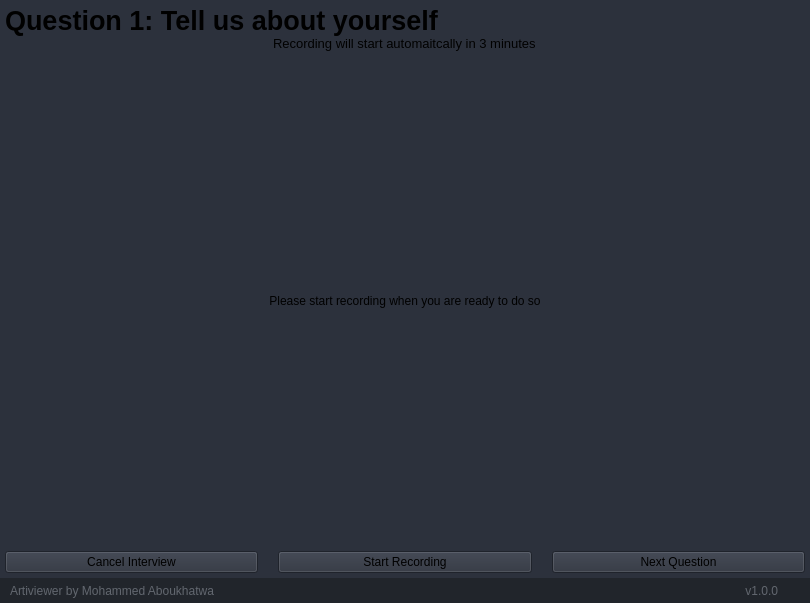
        <widget class="QFrame" name="frame_center">
         <property name="sizePolicy">
          <sizepolicy hsizetype="Expanding" vsizetype="Expanding">
           <horstretch>0</horstretch>
           <verstretch>0</verstretch>
          </sizepolicy>
         </property>
         <property name="styleSheet">
          <string notr="true">background-color: rgb(40, 44, 52);</string>
         </property>
         <property name="frameShape">
          <enum>QFrame::NoFrame</enum>
         </property>
         <property name="frameShadow">
          <enum>QFrame::Raised</enum>
         </property>
         <layout class="QHBoxLayout" name="horizontalLayout_2">
          <property name="spacing">
           <number>0</number>
          </property>
          <property name="leftMargin">
           <number>0</number>
          </property>
          <property name="topMargin">
           <number>0</number>
          </property>
          <property name="rightMargin">
           <number>0</number>
          </property>
          <property name="bottomMargin">
           <number>0</number>
          </property>
          <item>
           <widget class="QFrame" name="frame_content_right">
            <property name="styleSheet">
             <string notr="true">background-color: rgb(44, 49, 60);</string>
            </property>
            <property name="frameShape">
             <enum>QFrame::NoFrame</enum>
            </property>
            <property name="frameShadow">
             <enum>QFrame::Raised</enum>
            </property>
            <layout class="QVBoxLayout" name="verticalLayout_4">
             <property name="spacing">
              <number>0</number>
             </property>
             <property name="leftMargin">
              <number>0</number>
             </property>
             <property name="topMargin">
              <number>0</number>
             </property>
             <property name="rightMargin">
              <number>0</number>
             </property>
             <property name="bottomMargin">
              <number>0</number>
             </property>
             <item>
              <widget class="QFrame" name="frame_content">
               <property name="frameShape">
                <enum>QFrame::NoFrame</enum>
               </property>
               <property name="frameShadow">
                <enum>QFrame::Raised</enum>
               </property>
               <layout class="QVBoxLayout" name="verticalLayout_9">
                <property name="spacing">
                 <number>0</number>
                </property>
                <property name="leftMargin">
                 <number>5</number>
                </property>
                <property name="topMargin">
                 <number>5</number>
                </property>
                <property name="rightMargin">
                 <number>5</number>
                </property>
                <property name="bottomMargin">
                 <number>5</number>
                </property>
                <item>
                 <layout class="QVBoxLayout" name="verticalLayout_5">
                  <item alignment="Qt::AlignTop">
                   <widget class="QLabel" name="questionTitle">
                    <property name="font">
                     <font>
                      <pointsize>20</pointsize>
                      <weight>75</weight>
                      <italic>false</italic>
                      <bold>true</bold>
                     </font>
                    </property>
                    <property name="text">
                     <string>Question 1: Tell us about yourself</string>
                    </property>
                   </widget>
                  </item>
                  <item>
                   <layout class="QHBoxLayout" name="horizontalLayout_11">
                    <item alignment="Qt::AlignHCenter|Qt::AlignVCenter">
                     <widget class="QLabel" name="countdownLabel">
                      <property name="minimumSize">
                       <size>
                        <width>20</width>
                        <height>0</height>
                       </size>
                      </property>
                      <property name="maximumSize">
                       <size>
                        <width>400</width>
                        <height>30</height>
                       </size>
                      </property>
                      <property name="font">
                       <font>
                        <pointsize>10</pointsize>
                       </font>
                      </property>
                      <property name="text">
                       <string>Recording will start automaitcally in 3 minutes</string>
                      </property>
                     </widget>
                    </item>
                   </layout>
                  </item>
                  <item alignment="Qt::AlignHCenter|Qt::AlignVCenter">
                   <widget class="QLabel" name="videoFeed">
                    <property name="minimumSize">
                     <size>
                      <width>800</width>
                      <height>500</height>
                     </size>
                    </property>
                    <property name="layoutDirection">
                     <enum>Qt::LeftToRight</enum>
                    </property>
                    <property name="text">
                     <string>Please start recording when you are ready to do so</string>
                    </property>
                    <property name="alignment">
                     <set>Qt::AlignCenter</set>
                    </property>
                   </widget>
                  </item>
                  <item>
                   <layout class="QHBoxLayout" name="horizontalLayout_12">
                    <property name="spacing">
                     <number>20</number>
                    </property>
                    <item>
                     <widget class="QPushButton" name="cancelInterviewButton">
                      <property name="styleSheet">
                       <string notr="true">QPushButton{background-color:rgb(44,49,60);
                                                color:white;
                                                border-style:outset;
                                                border-width:2px;
                                                border-radius:10px;
                                                border-color:red;
                                                font:16px bold;}
QPushButton:Hover{background-color:rgb(64,71,88);
                                                border-style:outset;
                                                border-width:2px;
                                                border-radius:10px;
                                                border-color:red;
                                                font:16px bold;}
QPushButton:Pressed{background-color:red;\n
                                                border-style:outset;
                                                border-width:2px;
                                                border-radius:10px;
                                                border-color:white;
                                                font:16px bold;}</string>
                      </property>
                      <property name="text">
                       <string>Cancel Interview</string>
                      </property>
                     </widget>
                    </item>
                    <item>
                     <widget class="QPushButton" name="startRecordingButton">
                      <property name="styleSheet">
                       <string notr="true">QPushButton{background-color:rgb(44,49,60);
                                                color:white;
                                                border-style:outset;
                                                border-width:2px;
                                                border-radius:10px;
                                                border-color:rgb(233,151,0);
                                                font:16px bold;}
QPushButton:Hover{background-color:rgb(64,71,88);
                                                border-style:outset;
                                                border-width:2px;
                                                border-radius:10px;
                                                border-color:rgb(233,151,0);
                                                font:16px bold;}
QPushButton:Pressed{background-color:orange;\n
                                                border-style:outset;
                                                border-width:2px;
                                                border-radius:10px;
                                                border-color:white;
                                                font:16px bold;}</string>
                      </property>
                      <property name="text">
                       <string>Start Recording</string>
                      </property>
                     </widget>
                    </item>
                    <item>
                     <widget class="QPushButton" name="nextQuestionButton">
                      <property name="styleSheet">
                       <string notr="true">QPushButton{background-color:rgb(44,49,60);
                                                color:white;
                                                border-style:outset;
                                                border-width:2px;
                                                border-radius:10px;
                                                border-color:green;
                                                font:16px bold;}
QPushButton:Hover{background-color:rgb(64,71,88);
                                                border-style:outset;
                                                border-width:2px;
                                                border-radius:10px;
                                                border-color:green;
                                                font:16px bold;}
QPushButton:Pressed{background-color:green;\n
                                                border-style:outset;
                                                border-width:2px;
                                                border-radius:10px;
                                                border-color:white;
                                                font:16px bold;}</string>
                      </property>
                      <property name="text">
                       <string>Next Question</string>
                      </property>
                     </widget>
                    </item>
                   </layout>
                  </item>
                 </layout>
                </item>
               </layout>
              </widget>
             </item>
             <item>
              <widget class="QFrame" name="frame_grip">
               <property name="minimumSize">
                <size>
                 <width>0</width>
                 <height>25</height>
                </size>
               </property>
               <property name="maximumSize">
                <size>
                 <width>16777215</width>
                 <height>25</height>
                </size>
               </property>
               <property name="styleSheet">
                <string notr="true">background-color: rgb(33, 37, 43);</string>
               </property>
               <property name="frameShape">
                <enum>QFrame::NoFrame</enum>
               </property>
               <property name="frameShadow">
                <enum>QFrame::Raised</enum>
               </property>
               <layout class="QHBoxLayout" name="horizontalLayout_6">
                <property name="spacing">
                 <number>0</number>
                </property>
                <property name="leftMargin">
                 <number>0</number>
                </property>
                <property name="topMargin">
                 <number>0</number>
                </property>
                <property name="rightMargin">
                 <number>2</number>
                </property>
                <property name="bottomMargin">
                 <number>0</number>
                </property>
                <item>
                 <widget class="QFrame" name="frame_label_bottom">
                  <property name="frameShape">
                   <enum>QFrame::NoFrame</enum>
                  </property>
                  <property name="frameShadow">
                   <enum>QFrame::Raised</enum>
                  </property>
                  <layout class="QHBoxLayout" name="horizontalLayout_7">
                   <property name="spacing">
                    <number>0</number>
                   </property>
                   <property name="leftMargin">
                    <number>10</number>
                   </property>
                   <property name="topMargin">
                    <number>0</number>
                   </property>
                   <property name="rightMargin">
                    <number>10</number>
                   </property>
                   <property name="bottomMargin">
                    <number>0</number>
                   </property>
                   <item>
                    <widget class="QLabel" name="label_credits">
                     <property name="font">
                      <font>
                       <family>Segoe UI</family>
                      </font>
                     </property>
                     <property name="styleSheet">
                      <string notr="true">color: rgb(98, 103, 111);</string>
                     </property>
                     <property name="text">
                      <string>Artiviewer by Mohammed Aboukhatwa</string>
                     </property>
                    </widget>
                   </item>
                   <item>
                    <widget class="QLabel" name="label_version">
                     <property name="maximumSize">
                      <size>
                       <width>100</width>
                       <height>16777215</height>
                      </size>
                     </property>
                     <property name="font">
                      <font>
                       <family>Segoe UI</family>
                      </font>
                     </property>
                     <property name="styleSheet">
                      <string notr="true">color: rgb(98, 103, 111);</string>
                     </property>
                     <property name="text">
                      <string>v1.0.0</string>
                     </property>
                     <property name="alignment">
                      <set>Qt::AlignRight|Qt::AlignTrailing|Qt::AlignVCenter</set>
                     </property>
                    </widget>
                   </item>
                  </layout>
                 </widget>
                </item>
                <item>
                 <widget class="QFrame" name="frame_size_grip">
                  <property name="maximumSize">
                   <size>
                    <width>20</width>
                    <height>20</height>
                   </size>
                  </property>
                  <property name="styleSheet">
                   <string notr="true">QSizeGrip {
	background-image: url(:/16x16/icons/16x16/cil-size-grip.png);
	background-position: center;
	background-repeat: no-reperat;
}</string>
                  </property>
                  <property name="frameShape">
                   <enum>QFrame::NoFrame</enum>
                  </property>
                  <property name="frameShadow">
                   <enum>QFrame::Raised</enum>
                  </property>
                 </widget>
                </item>
               </layout>
              </widget>
             </item>
            </layout>
           </widget>
          </item>
         </layout>
        </widget>
